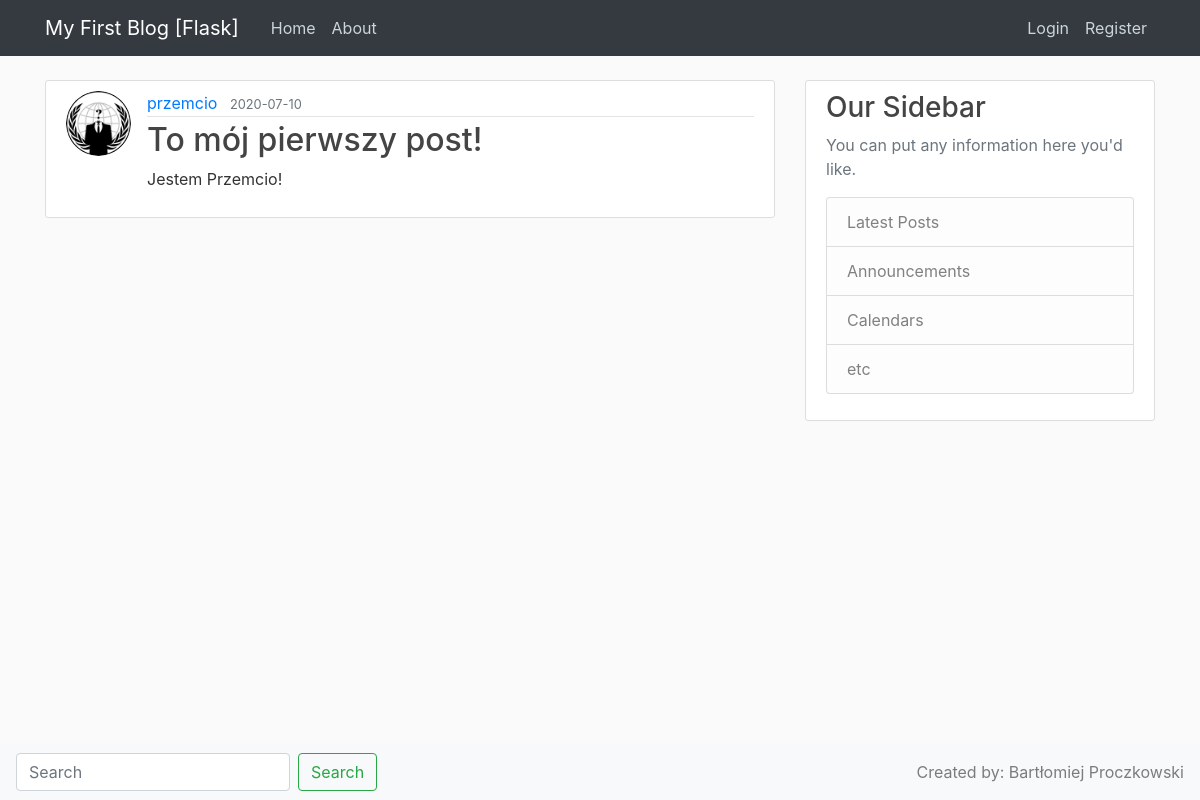
Screenshot of /post/2 with the database file from the repository.
### flaskblog/models.py (models this page shows, shortened)
class User(db.Model, UserMixin):
    id = db.Column(db.Integer, primary_key=True)
    username = db.Column(db.String(20), unique=True, nullable=False)
    email = db.Column(db.String(120), unique=True, nullable=False)
    image_file = db.Column(db.String(20), nullable=False, default='default.jpg')
    password = db.Column(db.String(60), nullable=False)
    posts = db.relationship('Post', backref='author', lazy=True)

class Post(db.Model):
    __searchable__ = ['title', 'content']
    id = db.Column(db.Integer, primary_key=True)
    title = db.Column(db.String(100), nullable=False)
    date_posted = db.Column(db.DateTime, nullable=False, default=datetime.utcnow)
    content = db.Column(db.Text, nullable=False)
    user_id = db.Column(db.Integer, db.ForeignKey('user.id'), nullable=False)

### flaskblog/routes.py (the view)
@app.route('/post/<int:post_id>')
def post(post_id):
    post = Post.query.get_or_404(post_id)
    return render_template('post.html', title=post.title, post=post)

### flaskblog/templates/post.html (shortened to what this page needs)
{% extends "layout.html" %}
{% block content %}
    <article class="media content-section">
        <img class="rounded-circle article-img" src="{{ url_for('static', filename='profile_pics/' + post.author.image_file) }}">
        <div class="media-body">
            <div class="article-metadata">
                <a class="mr-2" href="#">{{ post.author.username }}</a>
                <small class="text-muted">{{ post.date_posted.strftime('%Y-%m-%d') }}</small>
            </div>
            <h2 class="article-title">{{ post.title }}</h2>
            <p class="article-content">{{ post.content }}</p>
        </div>
    </article>
{% endblock content %}

### flaskblog/static/main.css (style rules this page uses)
body { background: #fafafa; color: #333333; margin-top: 5rem; }
h1, h2, h3, h4, h5, h6 { color: #444444; }
.content-section { background: #ffffff; padding: 10px 20px; border: 1px solid #dddddd; border-radius: 3px; margin-bottom: 20px; }
.article-title { color: #444444; }
.article-content { white-space: pre-line; }
.article-img { height: 65px; width: 65px; margin-right: 16px; }
.article-metadata { padding-bottom: 1px; margin-bottom: 4px; border-bottom: 1px solid #e3e3e3 }

### rows the page displays
User: image_file (placeholder picture), author.username "przemcio"
Post: date_posted "2020-07-10", title "To mój pierwszy post!", content "Jestem Przemcio!"
